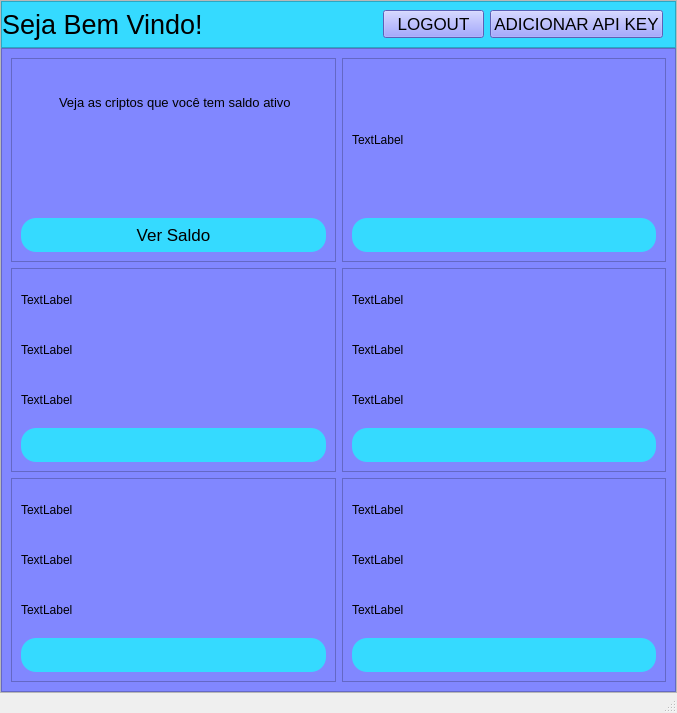
<?xml version="1.0" encoding="UTF-8"?>
<ui version="4.0">
 <class>Operacoes</class>
 <widget class="QMainWindow" name="Operacoes">
  <property name="geometry">
   <rect>
    <x>0</x>
    <y>0</y>
    <width>677</width>
    <height>713</height>
   </rect>
  </property>
  <property name="minimumSize">
   <size>
    <width>677</width>
    <height>713</height>
   </size>
  </property>
  <property name="maximumSize">
   <size>
    <width>677</width>
    <height>713</height>
   </size>
  </property>
  <property name="windowTitle">
   <string>MainWindow</string>
  </property>
  <property name="styleSheet">
   <string notr="true"/>
  </property>
  <widget class="QWidget" name="centralwidget">
   <property name="minimumSize">
    <size>
     <width>677</width>
     <height>693</height>
    </size>
   </property>
   <layout class="QVBoxLayout" name="verticalLayout">
    <property name="spacing">
     <number>0</number>
    </property>
    <property name="leftMargin">
     <number>0</number>
    </property>
    <property name="topMargin">
     <number>0</number>
    </property>
    <property name="rightMargin">
     <number>0</number>
    </property>
    <property name="bottomMargin">
     <number>0</number>
    </property>
    <item>
     <widget class="QFrame" name="frame">
      <property name="frameShape">
       <enum>QFrame::StyledPanel</enum>
      </property>
      <property name="frameShadow">
       <enum>QFrame::Raised</enum>
      </property>
      <layout class="QVBoxLayout" name="verticalLayout_2">
       <property name="spacing">
        <number>0</number>
       </property>
       <property name="leftMargin">
        <number>0</number>
       </property>
       <property name="topMargin">
        <number>0</number>
       </property>
       <property name="rightMargin">
        <number>0</number>
       </property>
       <property name="bottomMargin">
        <number>0</number>
       </property>
       <item>
        <widget class="QFrame" name="frame_2">
         <property name="minimumSize">
          <size>
           <width>200</width>
           <height>0</height>
          </size>
         </property>
         <property name="maximumSize">
          <size>
           <width>16777215</width>
           <height>47</height>
          </size>
         </property>
         <property name="styleSheet">
          <string notr="true">background-color: rgb(53, 218, 255);</string>
         </property>
         <property name="frameShape">
          <enum>QFrame::StyledPanel</enum>
         </property>
         <property name="frameShadow">
          <enum>QFrame::Raised</enum>
         </property>
         <layout class="QGridLayout" name="gridLayout_3">
          <property name="leftMargin">
           <number>0</number>
          </property>
          <property name="topMargin">
           <number>0</number>
          </property>
          <property name="rightMargin">
           <number>12</number>
          </property>
          <property name="bottomMargin">
           <number>0</number>
          </property>
          <item row="0" column="0">
           <widget class="QLabel" name="label">
            <property name="minimumSize">
             <size>
              <width>49</width>
              <height>0</height>
             </size>
            </property>
            <property name="font">
             <font>
              <pointsize>20</pointsize>
             </font>
            </property>
            <property name="text">
             <string>Seja Bem Vindo!</string>
            </property>
           </widget>
          </item>
          <item row="0" column="1" alignment="Qt::AlignHCenter">
           <widget class="QLabel" name="nome_user">
            <property name="minimumSize">
             <size>
              <width>168</width>
              <height>23</height>
             </size>
            </property>
            <property name="maximumSize">
             <size>
              <width>278</width>
              <height>16777215</height>
             </size>
            </property>
            <property name="font">
             <font>
              <pointsize>20</pointsize>
             </font>
            </property>
            <property name="text">
             <string/>
            </property>
            <property name="alignment">
             <set>Qt::AlignCenter</set>
            </property>
           </widget>
          </item>
          <item row="0" column="2">
           <widget class="QPushButton" name="pushButton">
            <property name="minimumSize">
             <size>
              <width>89</width>
              <height>0</height>
             </size>
            </property>
            <property name="font">
             <font>
              <pointsize>13</pointsize>
             </font>
            </property>
            <property name="styleSheet">
             <string notr="true">background-color: rgb(129, 135, 255);</string>
            </property>
            <property name="text">
             <string>LOGOUT</string>
            </property>
           </widget>
          </item>
          <item row="0" column="3">
           <widget class="QPushButton" name="botao_api">
            <property name="minimumSize">
             <size>
              <width>104</width>
              <height>0</height>
             </size>
            </property>
            <property name="font">
             <font>
              <pointsize>13</pointsize>
             </font>
            </property>
            <property name="styleSheet">
             <string notr="true">background-color: rgb(129, 135, 255);</string>
            </property>
            <property name="text">
             <string>ADICIONAR API KEY</string>
            </property>
           </widget>
          </item>
         </layout>
        </widget>
       </item>
       <item>
        <widget class="QFrame" name="frame_3">
         <property name="styleSheet">
          <string notr="true">background-color: rgb(129, 135, 255);</string>
         </property>
         <property name="frameShape">
          <enum>QFrame::StyledPanel</enum>
         </property>
         <property name="frameShadow">
          <enum>QFrame::Raised</enum>
         </property>
         <layout class="QGridLayout" name="gridLayout_2">
          <item row="0" column="0">
           <layout class="QGridLayout" name="gridLayout">
            <item row="0" column="0">
             <widget class="QFrame" name="frame_4">
              <property name="frameShape">
               <enum>QFrame::StyledPanel</enum>
              </property>
              <property name="frameShadow">
               <enum>QFrame::Raised</enum>
              </property>
              <layout class="QVBoxLayout" name="verticalLayout_9">
               <item>
                <layout class="QHBoxLayout" name="horizontalLayout_2">
                 <item>
                  <widget class="QLabel" name="label_icone">
                   <property name="maximumSize">
                    <size>
                     <width>32</width>
                     <height>16777215</height>
                    </size>
                   </property>
                   <property name="text">
                    <string/>
                   </property>
                   <property name="pixmap">
                    <pixmap>../imagens/carteira.png</pixmap>
                   </property>
                  </widget>
                 </item>
                 <item>
                  <widget class="QLabel" name="label_texto_instrucao">
                   <property name="font">
                    <font>
                     <pointsize>10</pointsize>
                    </font>
                   </property>
                   <property name="text">
                    <string>Veja as criptos que você tem saldo ativo</string>
                   </property>
                  </widget>
                 </item>
                </layout>
               </item>
               <item>
                <widget class="QLabel" name="label_resultado">
                 <property name="minimumSize">
                  <size>
                   <width>303</width>
                   <height>0</height>
                  </size>
                 </property>
                 <property name="text">
                  <string/>
                 </property>
                </widget>
               </item>
               <item>
                <widget class="QPushButton" name="botao_ver_saldo">
                 <property name="minimumSize">
                  <size>
                   <width>20</width>
                   <height>34</height>
                  </size>
                 </property>
                 <property name="maximumSize">
                  <size>
                   <width>1024</width>
                   <height>33</height>
                  </size>
                 </property>
                 <property name="font">
                  <font>
                   <pointsize>13</pointsize>
                  </font>
                 </property>
                 <property name="styleSheet">
                  <string notr="true">background-color: rgb(53, 218, 255);
border-radius: 15px;
border-style: outset;
color: rgb(0, 0, 0);</string>
                 </property>
                 <property name="text">
                  <string>Ver Saldo</string>
                 </property>
                </widget>
               </item>
              </layout>
             </widget>
            </item>
            <item row="0" column="1">
             <widget class="QFrame" name="frame_5">
              <property name="frameShape">
               <enum>QFrame::StyledPanel</enum>
              </property>
              <property name="frameShadow">
               <enum>QFrame::Raised</enum>
              </property>
              <layout class="QVBoxLayout" name="verticalLayout_4">
               <item>
                <widget class="QLabel" name="label_texto_instrucao_2">
                 <property name="text">
                  <string>TextLabel</string>
                 </property>
                </widget>
               </item>
               <item>
                <widget class="QPushButton" name="botao_2">
                 <property name="maximumSize">
                  <size>
                   <width>1024</width>
                   <height>34</height>
                  </size>
                 </property>
                 <property name="font">
                  <font>
                   <pointsize>13</pointsize>
                  </font>
                 </property>
                 <property name="styleSheet">
                  <string notr="true">background-color: rgb(53, 218, 255);
border-radius: 15px;
border-style: outset;
color: rgb(0, 0, 0);</string>
                 </property>
                 <property name="text">
                  <string/>
                 </property>
                </widget>
               </item>
              </layout>
             </widget>
            </item>
            <item row="1" column="0">
             <widget class="QFrame" name="frame_6">
              <property name="frameShape">
               <enum>QFrame::StyledPanel</enum>
              </property>
              <property name="frameShadow">
               <enum>QFrame::Raised</enum>
              </property>
              <layout class="QVBoxLayout" name="verticalLayout_5">
               <item>
                <widget class="QLabel" name="label_texto_instrucao_3">
                 <property name="text">
                  <string>TextLabel</string>
                 </property>
                </widget>
               </item>
               <item>
                <widget class="QLabel" name="label_resultado_3">
                 <property name="text">
                  <string>TextLabel</string>
                 </property>
                </widget>
               </item>
               <item>
                <widget class="QLabel" name="label_icone_3">
                 <property name="text">
                  <string>TextLabel</string>
                 </property>
                </widget>
               </item>
               <item>
                <widget class="QPushButton" name="botao_3">
                 <property name="maximumSize">
                  <size>
                   <width>1024</width>
                   <height>34</height>
                  </size>
                 </property>
                 <property name="font">
                  <font>
                   <pointsize>13</pointsize>
                  </font>
                 </property>
                 <property name="styleSheet">
                  <string notr="true">background-color: rgb(53, 218, 255);
border-radius: 15px;
border-style: outset;
color: rgb(0, 0, 0);</string>
                 </property>
                 <property name="text">
                  <string/>
                 </property>
                </widget>
               </item>
              </layout>
             </widget>
            </item>
            <item row="1" column="1">
             <widget class="QFrame" name="frame_7">
              <property name="frameShape">
               <enum>QFrame::StyledPanel</enum>
              </property>
              <property name="frameShadow">
               <enum>QFrame::Raised</enum>
              </property>
              <layout class="QVBoxLayout" name="verticalLayout_6">
               <item>
                <widget class="QLabel" name="label_texto_instrucao_4">
                 <property name="text">
                  <string>TextLabel</string>
                 </property>
                </widget>
               </item>
               <item>
                <widget class="QLabel" name="label_resultado_4">
                 <property name="text">
                  <string>TextLabel</string>
                 </property>
                </widget>
               </item>
               <item>
                <widget class="QLabel" name="label_icone_4">
                 <property name="text">
                  <string>TextLabel</string>
                 </property>
                </widget>
               </item>
               <item>
                <widget class="QPushButton" name="botao_4">
                 <property name="maximumSize">
                  <size>
                   <width>1024</width>
                   <height>34</height>
                  </size>
                 </property>
                 <property name="font">
                  <font>
                   <pointsize>13</pointsize>
                  </font>
                 </property>
                 <property name="styleSheet">
                  <string notr="true">background-color: rgb(53, 218, 255);
border-radius: 15px;
border-style: outset;
color: rgb(0, 0, 0);</string>
                 </property>
                 <property name="text">
                  <string/>
                 </property>
                </widget>
               </item>
              </layout>
             </widget>
            </item>
            <item row="2" column="0">
             <widget class="QFrame" name="frame_8">
              <property name="frameShape">
               <enum>QFrame::StyledPanel</enum>
              </property>
              <property name="frameShadow">
               <enum>QFrame::Raised</enum>
              </property>
              <layout class="QVBoxLayout" name="verticalLayout_7">
               <item>
                <widget class="QLabel" name="label_texto_instrucao_5">
                 <property name="text">
                  <string>TextLabel</string>
                 </property>
                </widget>
               </item>
               <item>
                <widget class="QLabel" name="label_resultado_5">
                 <property name="text">
                  <string>TextLabel</string>
                 </property>
                </widget>
               </item>
               <item>
                <widget class="QLabel" name="label_icone_5">
                 <property name="text">
                  <string>TextLabel</string>
                 </property>
                </widget>
               </item>
               <item>
                <widget class="QPushButton" name="botao_5">
                 <property name="maximumSize">
                  <size>
                   <width>1024</width>
                   <height>34</height>
                  </size>
                 </property>
                 <property name="font">
                  <font>
                   <pointsize>13</pointsize>
                  </font>
                 </property>
                 <property name="styleSheet">
                  <string notr="true">background-color: rgb(53, 218, 255);
border-radius: 15px;
border-style: outset;
color: rgb(0, 0, 0);</string>
                 </property>
                 <property name="text">
                  <string/>
                 </property>
                </widget>
               </item>
              </layout>
             </widget>
            </item>
            <item row="2" column="1">
             <widget class="QFrame" name="frame_9">
              <property name="frameShape">
               <enum>QFrame::StyledPanel</enum>
              </property>
              <property name="frameShadow">
               <enum>QFrame::Raised</enum>
              </property>
              <layout class="QVBoxLayout" name="verticalLayout_8">
               <item>
                <widget class="QLabel" name="label_texto_instrucao_6">
                 <property name="text">
                  <string>TextLabel</string>
                 </property>
                </widget>
               </item>
               <item>
                <widget class="QLabel" name="label_resultado_6">
                 <property name="text">
                  <string>TextLabel</string>
                 </property>
                </widget>
               </item>
               <item>
                <widget class="QLabel" name="label_icone_6">
                 <property name="text">
                  <string>TextLabel</string>
                 </property>
                </widget>
               </item>
               <item>
                <widget class="QPushButton" name="botao_6">
                 <property name="maximumSize">
                  <size>
                   <width>1024</width>
                   <height>34</height>
                  </size>
                 </property>
                 <property name="font">
                  <font>
                   <pointsize>13</pointsize>
                  </font>
                 </property>
                 <property name="styleSheet">
                  <string notr="true">background-color: rgb(53, 218, 255);
border-radius: 15px;
border-style: outset;
color: rgb(0, 0, 0);</string>
                 </property>
                 <property name="text">
                  <string/>
                 </property>
                </widget>
               </item>
              </layout>
             </widget>
            </item>
           </layout>
          </item>
         </layout>
        </widget>
       </item>
      </layout>
     </widget>
    </item>
   </layout>
  </widget>
  <widget class="QStatusBar" name="statusbar"/>
 </widget>
 <resources/>
 <connections/>
</ui>
